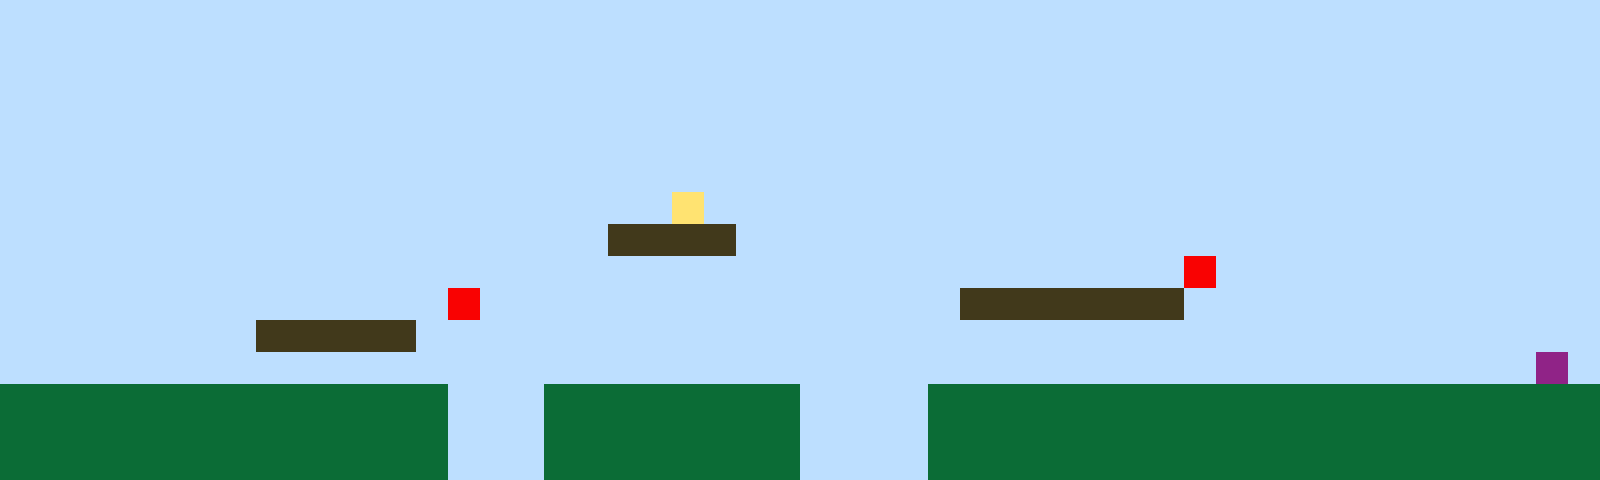

A 2D game scene composited from a Tiled map and its tileset images. What follows is a short description and the map's XML, with every tile layer's data as written:
An orthogonal 50x15 tile map with 32x32 px tiles, 1 tile layer (Tile Layer 1).

<map version="1.10" tiledversion="1.11.2" orientation="orthogonal" renderorder="right-up" width="50" height="15" tilewidth="32" tileheight="32" infinite="0" nextlayerid="2" nextobjectid="1"><editorsettings><export target="map1.csv" format="csv" /></editorsettings><tileset firstgid="1" name="sprites" tilewidth="32" tileheight="32" tilecount="6" columns="3"><image source="sprites.png" width="96" height="64" /></tileset><layer id="1" name="Tile Layer 1" width="50" height="15"><data encoding="csv">1,1,1,1,1,1,1,1,1,1,1,1,1,1,1,1,1,1,1,1,1,1,1,1,1,1,1,1,1,1,1,1,1,1,1,1,1,1,1,1,1,1,1,1,1,1,1,1,1,1,1,1,1,1,1,1,1,1,1,1,1,1,1,1,1,1,1,1,1,1,1,1,1,1,1,1,1,1,1,1,1,1,1,1,1,1,1,1,1,1,1,1,1,1,1,1,1,1,1,1,1,1,1,1,1,1,1,1,1,1,1,1,1,1,1,1,1,1,1,1,1,1,1,1,1,1,1,1,1,1,1,1,1,1,1,1,1,1,1,1,1,1,1,1,1,1,1,1,1,1,1,1,1,1,1,1,1,1,1,1,1,1,1,1,1,1,1,1,1,1,1,1,1,1,1,1,1,1,1,1,1,1,1,1,1,1,1,1,1,1,1,1,1,1,1,1,1,1,1,1,1,1,1,1,1,1,1,1,1,1,1,1,1,1,1,1,1,1,1,1,1,1,1,1,1,1,1,1,1,1,1,1,1,1,1,1,1,1,1,1,1,1,1,1,1,1,1,1,1,1,1,1,1,1,1,1,1,1,1,1,1,1,1,1,1,1,1,1,1,1,1,1,1,1,1,1,1,1,1,1,1,1,1,1,1,1,1,1,1,1,1,1,1,1,1,1,1,1,1,1,1,1,1,1,1,1,1,1,1,1,1,1,1,1,1,1,1,1,1,1,1,4,1,1,1,1,1,1,1,1,1,1,1,1,1,1,1,1,1,1,1,1,1,1,1,1,1,1,1,1,1,1,1,1,1,1,1,1,1,1,1,1,1,1,1,1,1,1,1,3,3,3,3,1,1,1,1,1,1,1,1,1,1,1,1,1,1,1,1,1,1,1,1,1,1,1,1,1,1,1,1,1,1,1,1,1,1,1,1,1,1,1,1,1,1,1,1,1,1,1,1,1,1,1,1,1,1,1,1,1,1,1,1,1,1,1,1,5,1,1,1,1,1,1,1,1,1,1,1,1,1,1,1,1,1,1,1,1,1,1,1,1,1,1,5,1,1,1,1,1,1,1,1,1,1,1,1,1,1,1,3,3,3,3,3,3,3,1,1,1,1,1,1,1,1,1,1,1,1,1,1,1,1,1,1,1,1,1,3,3,3,3,3,1,1,1,1,1,1,1,1,1,1,1,1,1,1,1,1,1,1,1,1,1,1,1,1,1,1,1,1,1,1,1,1,1,1,1,1,1,1,1,1,1,1,1,1,1,1,1,1,1,1,1,1,1,1,1,1,1,1,1,1,1,1,1,1,1,1,1,1,1,1,1,1,1,1,1,1,1,1,1,1,1,1,1,1,1,6,1,2,2,2,2,2,2,2,2,2,2,2,2,2,2,1,1,1,2,2,2,2,2,2,2,2,1,1,1,1,2,2,2,2,2,2,2,2,2,2,2,2,2,2,2,2,2,2,2,2,2,2,2,2,2,2,2,2,2,2,2,2,2,2,2,1,1,1,2,2,2,2,2,2,2,2,1,1,1,1,2,2,2,2,2,2,2,2,2,2,2,2,2,2,2,2,2,2,2,2,2,2,2,2,2,2,2,2,2,2,2,2,2,2,2,1,1,1,2,2,2,2,2,2,2,2,1,1,1,1,2,2,2,2,2,2,2,2,2,2,2,2,2,2,2,2,2,2,2,2,2</data></layer></map>
